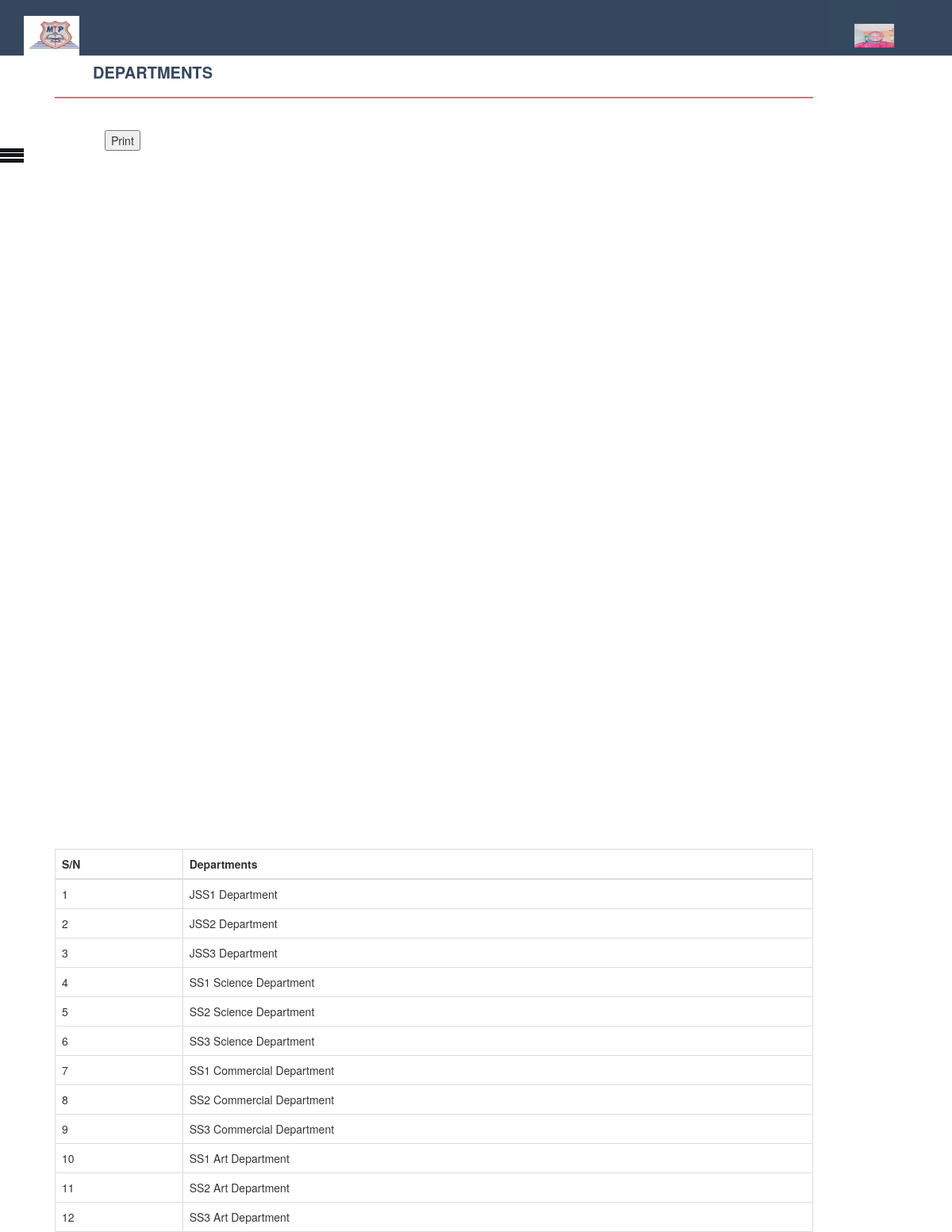
/admin/viewDept.php (signed in), run on the app's committed database.
### tables this page shows
CREATE TABLE `headersetting` (
  `id` int(11) NOT NULL,
  `schname` varchar(255) NOT NULL,
  `schaddress` varchar(255) NOT NULL,
  `phone` varchar(255) NOT NULL,
  `email` varchar(255) NOT NULL,
  `website` varchar(255) NOT NULL,
  `logo` varchar(255) NOT NULL
);

CREATE TABLE `depts` (
  `id` int(11) NOT NULL,
  `name` varchar(255) NOT NULL,
  `faculty_id` int(11) NOT NULL
);

### admin/viewDept.php (the view, shortened to what this page needs)
<?php include("includes/bkheader.php"); ?>
<?php include("includes/functions.php"); ?>
<?php include("includes/adminHead.php"); ?>
 <?php include("includes/adminMenu.php"); ?>
 <h4 class="page-head-line">Departments</h4>
  <?php
 $result=mysqli_query($connection,"select  * FROM depts ");
   if(mysqli_num_rows($result) == 0) {
     $failure = "Nothing found".mysqli_error($connection);
   } else{
  echo '             <table class="table table-bordered">
                                    <thead>
                                        <tr>
                                            <th>S/N</th>
                                                <th>Departments</th>
                                        </tr>
                                    </thead>
                                    <tbody>  ';
   ?>
 <?php
$sn=0;
while($row=mysqli_fetch_array($result))
{
$sn =$sn + 1;
?>
                                        <tr>
                                            <td><?php echo $sn;?></td>
                                             <td><?php echo htmlentities($row['name']);?></td>
                                        </tr>
<?php
}
} ?>
  <div class="row">
     <div class="col-md-6">
       <div class="form-group">
          <input type="button" value="Print" onclick="javascript:printDiv('print')" />
      </div>
   </div>
                                    </tbody>
                                </table>
 </div>
                </div>
        </div>
 <?php require("includes/footer.php"); ?>

### admin/includes/adminHead.php (shortened to what this page needs)
<div class="userheader">
<a href="index.php"><?php
    $select_profile="SELECT * FROM headersetting";
    $headerdisplay=mysqli_query($connection,$select_profile);
    while($data=mysqli_fetch_array($headerdisplay)){
    $logo=$data['logo'];
   echo "<img src='$logo' alt=\"My profile picture\" width='70px' height='70px'>";
 }
?> </a>
 <div class="dropdown">
  <button class="dropbtn">
  <?php
    $username=$_SESSION['username'];
    $select_profile="SELECT * FROM admin WHERE username='$username'";
    $result=mysqli_query($connection,$select_profile);
    while($data=mysqli_fetch_array($result)){
    $picture=$data['picture'];
    echo "<br/>";
  echo "<img src='$picture' alt=\"My profile picture\" width='70' height='70' >";
 }
?>
  </button>
</div>
</div>

### admin/includes/bkheader.php (style rules this page uses)
* { box-sizing: border-box; }
html, body { padding: 0px; margin: 0px; height: 100%; }
.page-head-line { font-weight: 900; padding-bottom: 20px; border-bottom: 2px solid #F0677C; text-transform: uppercase; color: #35475e; font-size: 20px; margin-bottom: 40px; }
.userheader { background-color: #35475e; height: 100px; width: 100%; position: relative; bottom: 0; z-index: 10; }
.userheader .dropbtn { background-color: #34495e; color: white; padding: 3px; font-size: 16px; border: none; }
.userheader .dropdown { position: relative; display: inline-block; float: right; padding-top: -23px; margin-right: 70px; }
.userheader img { float: left; margin-left: 50px; padding-top: 30px; }
.userheader .dropdown img { position: relative; padding-top : -5px; }
.userheader { background-color: #35475e; height: 70px; width: 100%; position: relative; bottom: 0; }
.userheader .dropbtn { color: white; padding: 3px; font-size: 12px; border: none; }
.userheader .dropdown { position: relative; display: inline-block; float: right; margin-top: -10px; }
.userheader img { float: left; margin-left: 30px; padding-top: 20px; }
.userheader .dropdown img { width: 50px; height: 50px; position: relative; padding-top : -5px; }

### data on the page
headersetting: logo (picture)
depts: name "JSS1 Department"
depts: name "JSS2 Department"
depts: name "JSS3 Department"
depts: name "SS1 Science Department"
depts: name "SS2 Science Department"
depts: name "SS3 Science Department"
depts: name "SS1 Commercial Department"
depts: name "SS2 Commercial Department"
depts: name "SS3 Commercial Department"
depts: name "SS1 Art Department"
depts: name "SS2 Art Department"
depts: name "SS3 Art Department"
